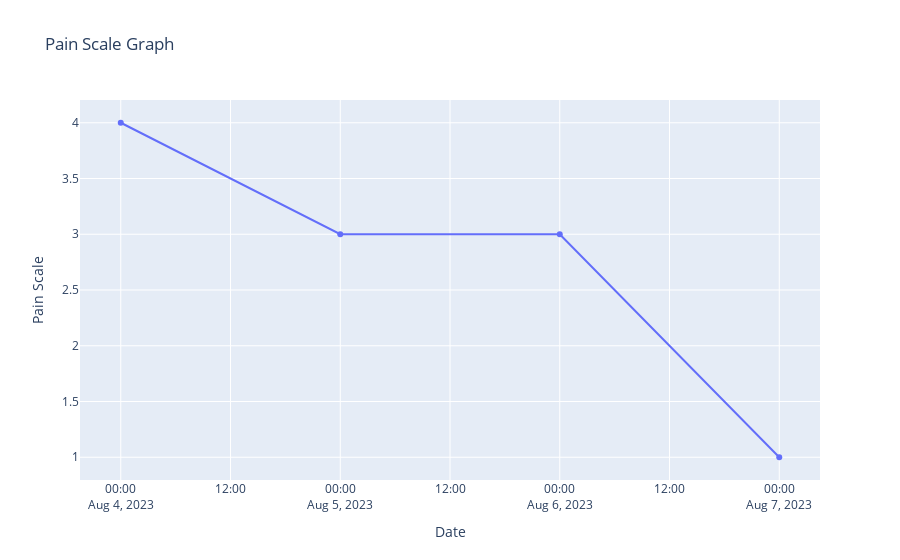

The notebook cell saved with this chart:
### Code cell
create_pain_scale_graph([4, 3 , 3, 1] , ["2023-08-04" , "2023-08-05" , "2023-08-06" , "2023-08-07" ])

### Figure 1 — Plotly figure (JSON) as saved in the notebook; plotly's stock layout.template omitted (floating-point values rounded to 4 significant figures)
{"data": [{"mode": "lines+markers", "type": "scatter", "x": ["2023-08-04", "2023-08-05", "2023-08-06", "2023-08-07"], "y": [4, 3, 3, 1]}], "layout": {"title": {"text": "Pain Scale Graph"}, "xaxis": {"title": {"text": "Date"}}, "yaxis": {"title": {"text": "Pain Scale"}}}}
